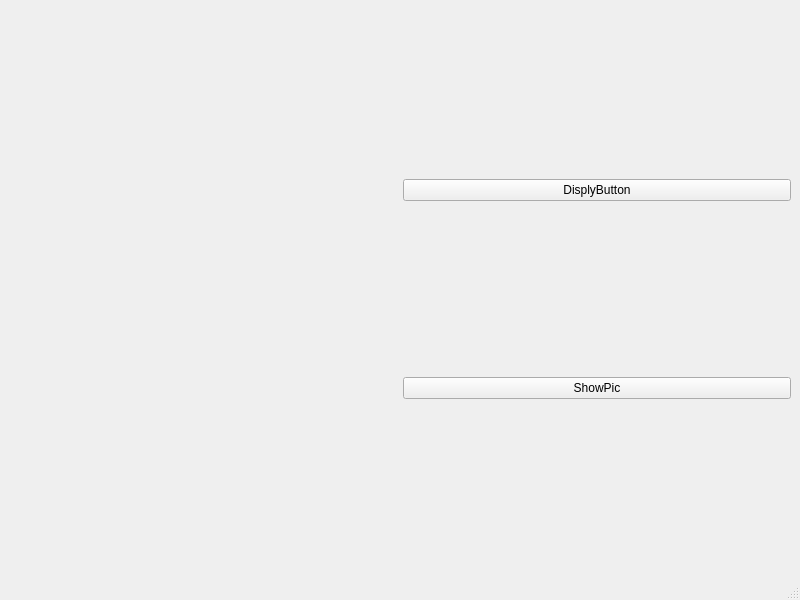
<?xml version="1.0" encoding="UTF-8"?>
<ui version="4.0">
 <class>MainWindow</class>
 <widget class="QMainWindow" name="MainWindow">
  <property name="geometry">
   <rect>
    <x>0</x>
    <y>0</y>
    <width>800</width>
    <height>600</height>
   </rect>
  </property>
  <property name="windowTitle">
   <string>MainWindow</string>
  </property>
  <widget class="QWidget" name="centralwidget">
   <layout class="QHBoxLayout" name="horizontalLayout">
    <item>
     <widget class="QLabel" name="label">
      <property name="text">
       <string/>
      </property>
      <property name="pixmap">
       <pixmap>../logic/pic/Python_PyQt5.png</pixmap>
      </property>
      <property name="scaledContents">
       <bool>false</bool>
      </property>
     </widget>
    </item>
    <item>
     <layout class="QVBoxLayout" name="verticalLayout">
      <item>
       <widget class="QPushButton" name="pushButton">
        <property name="text">
         <string>DisplyButton</string>
        </property>
       </widget>
      </item>
      <item>
       <widget class="QPushButton" name="pushButton_2">
        <property name="text">
         <string>ShowPic</string>
        </property>
       </widget>
      </item>
     </layout>
    </item>
   </layout>
  </widget>
  <widget class="QMenuBar" name="menubar">
   <property name="geometry">
    <rect>
     <x>0</x>
     <y>0</y>
     <width>800</width>
     <height>25</height>
    </rect>
   </property>
  </widget>
  <widget class="QStatusBar" name="statusbar"/>
 </widget>
 <resources/>
 <connections/>
</ui>
